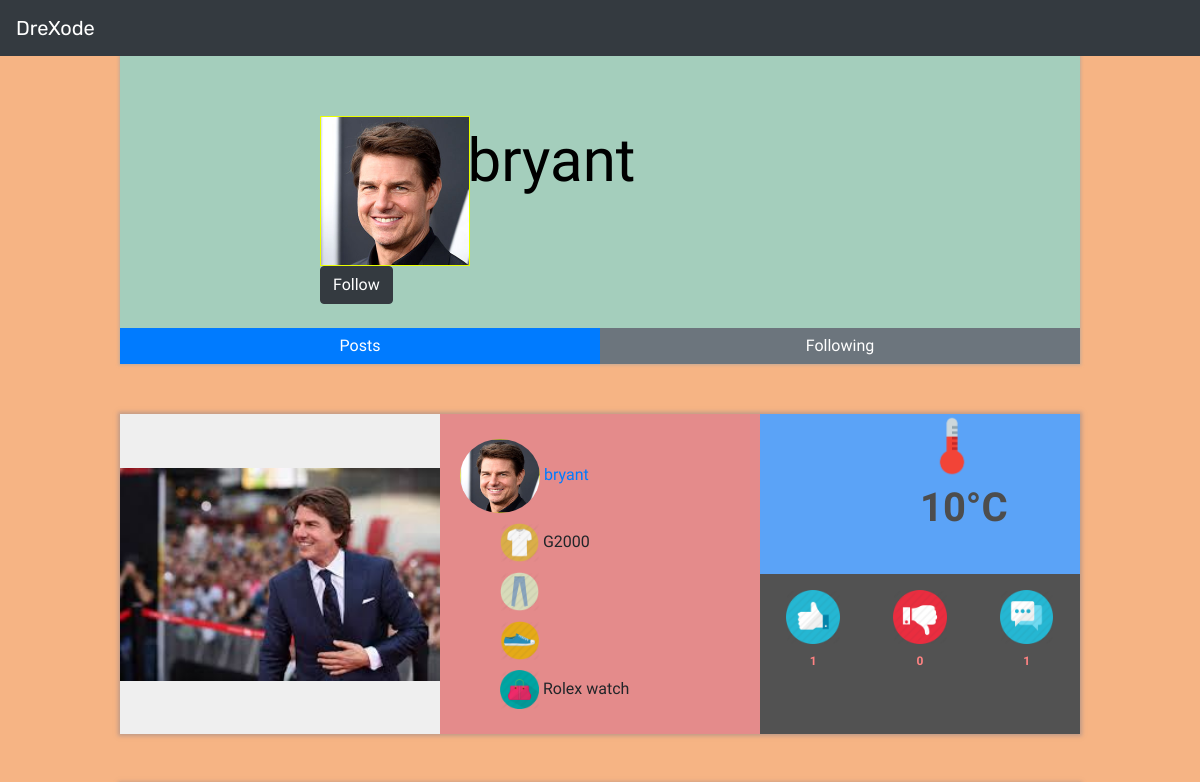
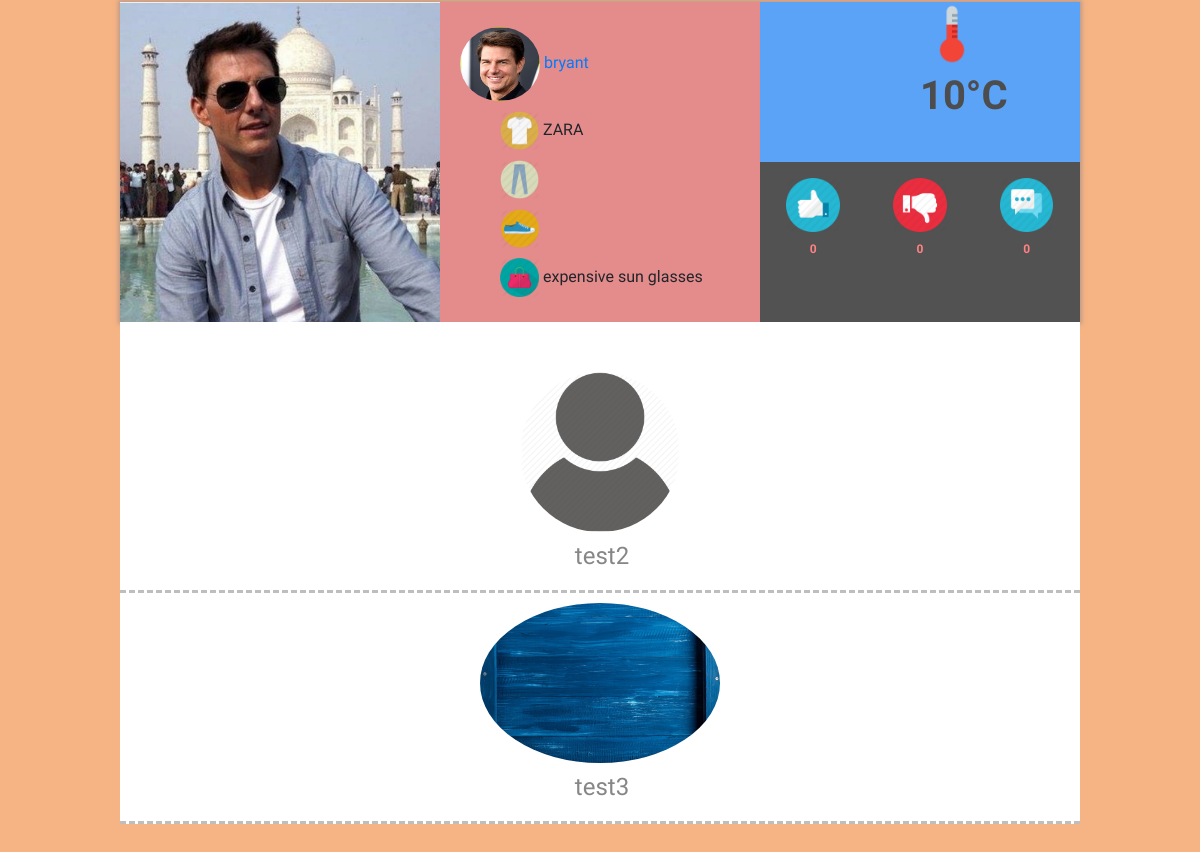
Page /profile/bryant/ on the earlier database version (2 pictures, top to bottom).
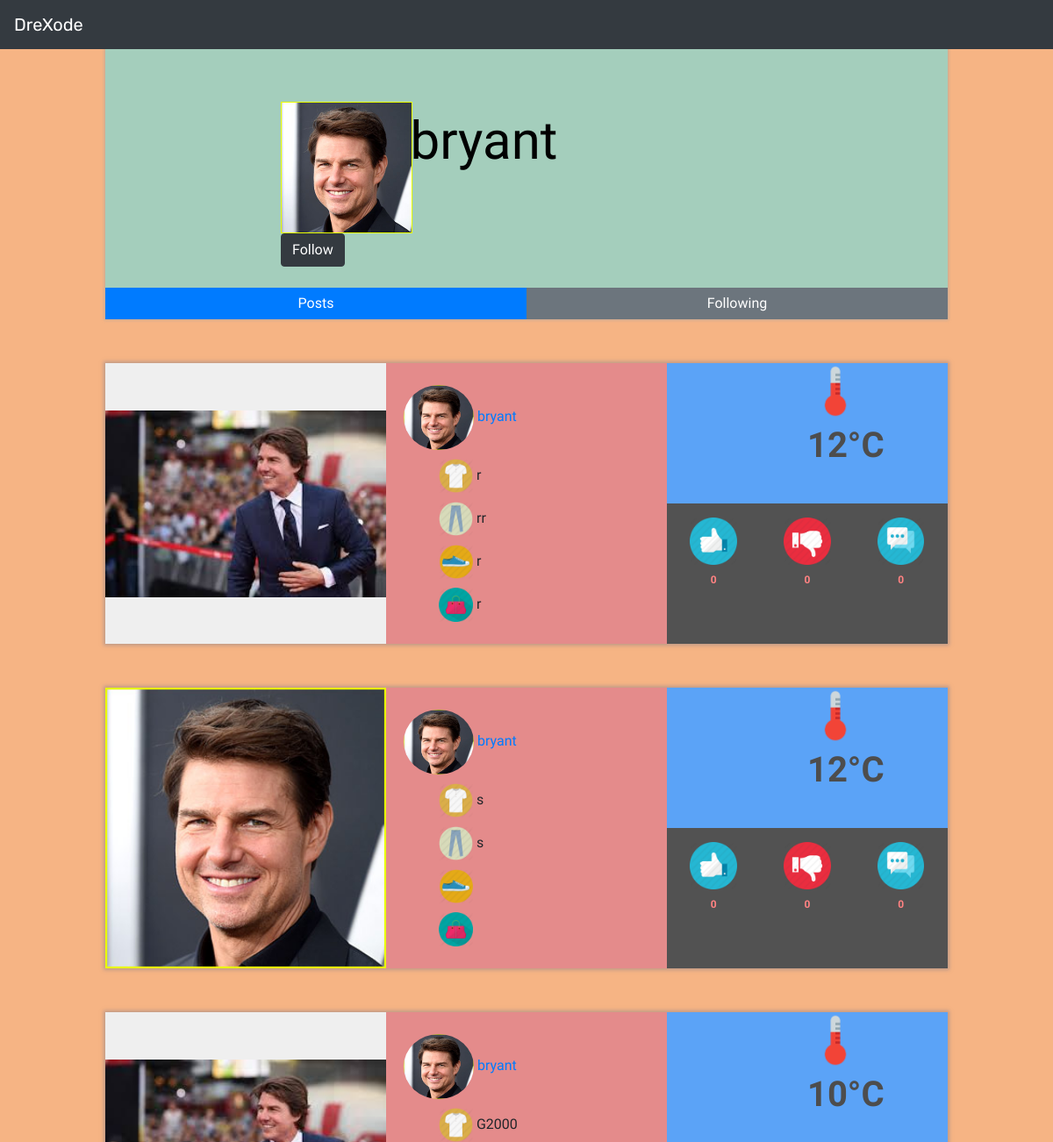
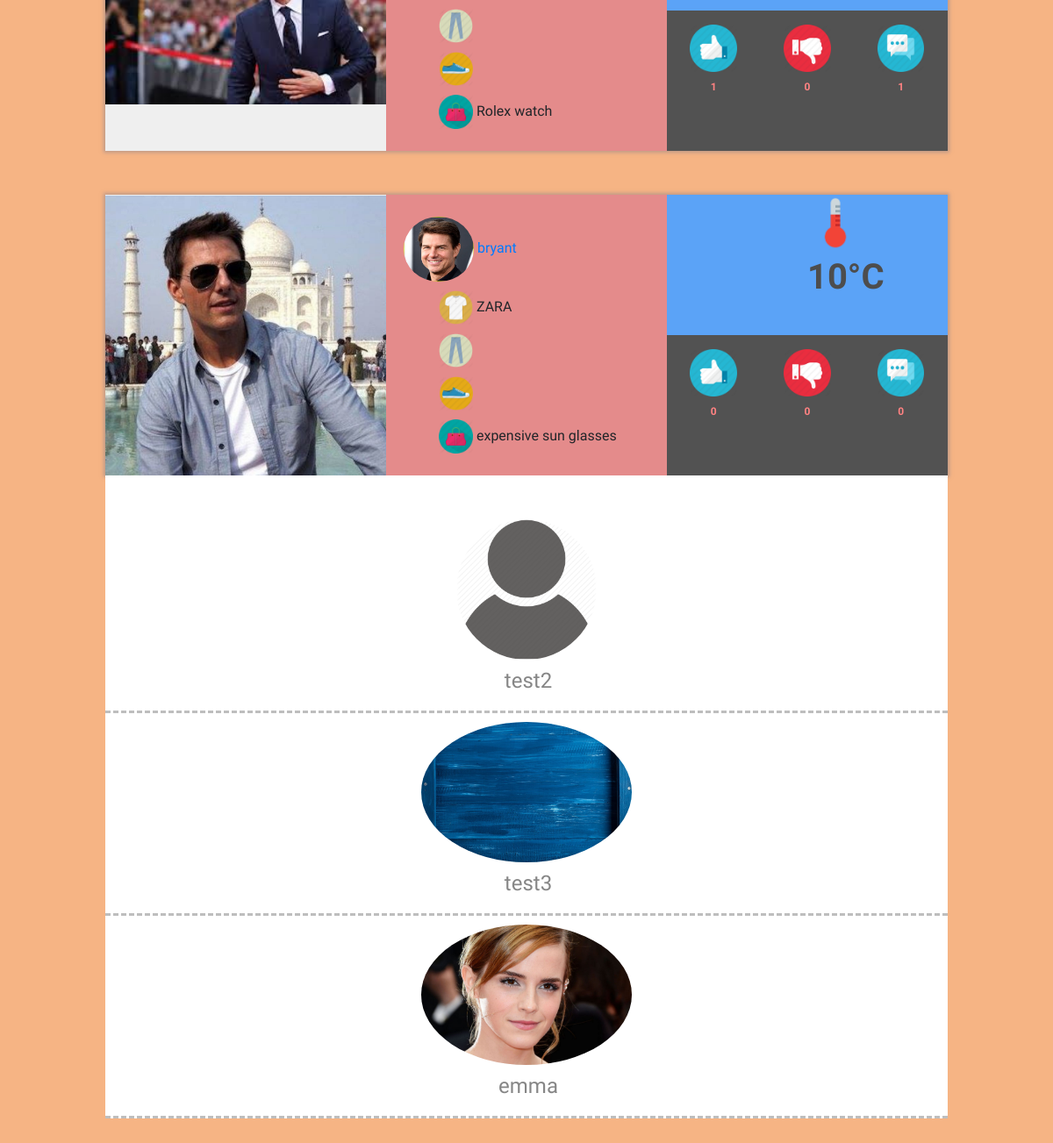
Same page on the later database version (2 pictures, top to bottom).
### posts/models.py (models this page shows)
class Post(models.Model):
    userID = models.ForeignKey(User,on_delete=models.CASCADE)
    postID = models.UUIDField(unique=True,primary_key=True, default=uuid.uuid4, editable=False)
    photo = models.FileField(upload_to='postPhoto')
    upWear = models.CharField(max_length=500)
    downWear = models.CharField(max_length=500)
    shoes = models.CharField(max_length=500)
    accessories = models.CharField(max_length=500)
    weather = models.CharField(max_length=100)
    temp = models.IntegerField()
    iconClass = models.CharField(max_length=100)
    createTime = models.DateTimeField(auto_now_add=True)
    def count_like(self):
        return Like.objects.filter(postID=self,like=True).count()
    def count_dislike(self):
        return Like.objects.filter(postID=self,like=False).count()
    def count_comment(self):
        return Comment.objects.filter(postID=self).count()

### user_profile/models.py (models this page shows)
class MyPhoto(models.Model):
    userID = models.OneToOneField(
        User, related_name='myprofile', on_delete=models.CASCADE)
    photo = models.FileField(upload_to='myPhoto', storage=OverwriteStorage())

class FollowRelation(models.Model):
    follower = models.ForeignKey(User,on_delete=models.CASCADE,related_name="follower")
    following = models.ForeignKey(User,on_delete=models.CASCADE,related_name="following")

### user_profile/views.py (the view, shortened to what this page needs)
# urls.py: path('profile/<pk>/',profile),
@page_template('post_template.html')
def profile(request, pk, template='profile.html', extra_context=None):
    authed = False
    if request.user.username == pk:
        authed = True
    userObj = User.objects.get(username=pk)
    photo_path = ''
    if bool(User.objects.get(username=pk).myprofile.photo):
        photo_path = User.objects.get(username=pk).myprofile.photo.url
    f = UploadPhotoForm()
    follows = FollowRelation.objects.filter(follower=userObj)
    print(follows)
    context = {'photo_path': photo_path, 'f': f, 'entry_list': Post.objects.filter(
        userID=userObj).order_by('-createTime'), 'authed': authed,'pk':pk,'follows':follows}
    if extra_context is not None:
        context.update(extra_context)
    return render(request, template, context)

### templates/profile.html (shortened to what this page needs)
{% extends "base.html" %} {% load static %} {% block css %}
<link href="{% static 'css/profile.css' %}" rel="stylesheet">
<link href="https://cdnjs.cloudflare.com/ajax/libs/weather-icons/2.0.9/css/weather-icons-wind.css" rel="stylesheet">
<link href="https://cdnjs.cloudflare.com/ajax/libs/weather-icons/2.0.9/css/weather-icons.min.css" rel="stylesheet">
<link href="https://fonts.googleapis.com/icon?family=Material+Icons" rel="stylesheet"> {% endblock css %} {% block content %}
<div class="container-fluid no-padding">
    <div class="bg_container">
        <div class="profile_area">
            <div class="row upper_area">
                <div class="photo col-sm-3">
                    <img src="{% if photo_path == '' %} {% static 'img/default_photo.png' %} {% else %} {{photo_path}} {% endif %}" style="max-height: 150px;max-width:150px"> {% if authed %}
                    <div class="btn btn-dark" data-toggle="modal" data-target="#uploadPhotoModal">change</div>
                    {% else %}
                    <div class="btn btn-dark followBtn" >Follow</div>
                    {% endif %}</div>
                <div class="data col-sm-8 col-offset-1">
                    <div class="name">{{pk}}</div>
                </div>
            </div>
            <div class="tab">
                <button class="btn btn-primary viewpost">Posts</button>
                <button class="btn btn-secondary viewfollow">Following</button>
            </div>
        </div>
        <div class="mypost-container">
            {% include 'post_template.html' %}
        </div>
        <div class="following-container animated fadeInUp">
            <ul class="following-ul">
                {% for follow in follows %}
                <li><a href="/profile/{{follow.following.username}}/"><div class="comment-photo"><img src="{% if follow.following.myprofile.photo %}
                    {{follow.following.myprofile.photo.url}}
                    {% else %}
                    {% static 'img/default_photo.png' %}
                    {% endif %}"></div>
                    <div class="comment-content">{{follow.following.username}}</div></a>
                </li>
                {% endfor %}
            </ul>
        </div>
    </div>
</div>
{% endblock content %}

### templates/base.html (shortened to what this page needs)
{% load static %}
<html>
<head>
    <link rel="stylesheet" href="https://maxcdn.bootstrapcdn.com/bootstrap/4.0.0-beta.3/css/bootstrap.min.css">
    <link href="{% static 'css/base.css' %}" rel="stylesheet">
    <link href="{% static 'css/animate.css' %}" rel="stylesheet"> {% block css %} {% endblock css %}
</head>
<body>
    <nav class="navbar fixed-top navbar-dark bg-dark">
        <a class="navbar-brand" href="/index">
            DreXode
        </a>
    </nav>
    {% block content %} {% endblock content %}
</body>
</html>

### templates/post_template.html (shortened to what this page needs)
{% load el_pagination_tags %}
{% load static %}
 {% for entry in entry_list %}
<div class="entry-container row animated fadeInUp" id="{{entry.postID}}">
    <div class="post-photo col-xs-12 col-md-4" style="background-image:url({{  entry.photo.url }});"></div>
    <div class="post-detail col-xs-12 col-md-4">
        <div class="post-detail-sec large-sec">
            <img class="user-photo" src="
                    {% if entry.userID.myprofile.photo %}
                    {{entry.userID.myprofile.photo.url}}
                    {% else %}
                    {% static 'img/default_photo.png' %}
                    {% endif %}
                    "></img>
                    <a href="/profile/{{entry.userID}}/"><span>{{entry.userID}}</span></a>
        </div>
        <div class="post-detail-sec">
            <img class="detail-icon" src="{% static "img/upwear.png" %}">
            <span>{{entry.upWear}}</span>
        </div>
        <div class="post-detail-sec">
            <img class="detail-icon" src="{% static "img/downwear.png" %}">
            <span>{{entry.downWear}}</span>
        </div>
        <div class="post-detail-sec">
            <img class="detail-icon" src="{% static "img/shoes.png" %}">
            <span>{{entry.shoes}}</span>
        </div>
        <div class="post-detail-sec">
            <img class="detail-icon" src="{% static "img/accessories.png" %}">
            <span>{{entry.accessories}}</span>
        </div>
    </div>
    <div class="weather-detail col-xs-12 col-md-4">
        <div>
            <div class="weather">
            </div>
            <div class="temperature">
                <img src="{% static 'img/temperature.png' %}">
                <span>{{entry.temp}}°C</span>
            </div>
        </div>
        <div class="row post-func">
            <div class="col-4">
                <a class="likeBtn"><img src='{% static "img/like.png" %}'></a>
                <div id="like-count">{{entry.count_like}}</div>
            </div>
            <div class="col-4">
                    <a class="dislikeBtn"><img src='{% static "img/dislike.png" %}'></a>
                    <div id="dislike-count">{{entry.count_dislike}}</div>
            </div>
            <div class="col-4">
                <a href="/post/{{entry.postID}}/"><img src='{% static "img/comment.png" %}'></a>
                <div id="comment-count">{{entry.count_comment}}</div>
            </div>
        </div>
    </div>
</div>
{% endfor %}

### user_profile/static/css/base.css (style rules this page uses)
.navbar-brand { font-family: 'Rubik', sans-serif; }
.no-padding { padding:0; }
body { font-family: 'Amiko',Microsoft JhengHei,serif; }

### user_profile/static/css/profile.css (style rules this page uses)
.bg_container { height: auto; width: 100%; }
.container-fluid.no-padding { min-height: 100%; background-color: rgba(238, 111, 20, 0.521); padding-top:56px; padding-bottom: 100px; }
.profile_area { margin: 0 10%; position: relative; -webkit-box-shadow: 0 0 3px 1px rgba(161, 161, 161, 0.6); box-shadow: 0 0 3px 1px rgba(161, 161, 161, 0.6); padding: 60px 200px; background-color: rgb(164, 206, 188); }
.data * { color:black; }
.data .name { font-size: 60px; }
.tab button:nth-child(1) { position: absolute; bottom: 0px; width:50%; left:0; border: none; border-radius: 0; }
.tab button:nth-child(2) { position: absolute; bottom: 0px; width:50%; right:0; border: none; border-radius: 0; }
.entry-container { background-color: white; margin:50px 0 auto auto; -webkit-box-shadow: 0 0 4px 2px rgba(140,130,140,0.5); box-shadow: 0 0 4px 2px rgba(140,130,140,0.5); }
.post-photo { height: 40vh; background-size:contain; background-repeat: no-repeat; background-position:center; background-color: #efefef; }
.post-detail { padding-top: 20px; padding-bottom: 20px; height: 40vh; background-color: #e17f7fe6; }
.user-photo { height: 100%; width:10vh; border-radius: 50%; }
.post-detail-sec { padding: 5px; height: 17.5%; margin-left: 5vh; }
.post-detail-sec.large-sec { height: 30%; margin-left:0; }
.detail-icon { height: 100%; }
.weather-detail { height: 40vh; padding: 0; }
.weather-detail>div { height: 50%; }
.weather-detail .weather,.temperature { background-color: rgb(91, 163, 247); width: 50%; height: 100%; float: left; position: relative; }
.temperature>img { max-height: 100%; max-width: 40%; }
.temperature { font-size: 5vh; color: rgb(77, 77, 77); font-weight: 800; }
.weather { text-align: center; padding: 5vh; }
.post-func { margin: 0; text-align: center; background-color: #090909b3; }
.post-func>div { height: 100%; }
.post-func img { max-width: 70%; max-height: 70%; }
.post-func img::before { content:""; height: 100%; width: 100%; background-color: #090909b3; }
.post-func>.col-4 { padding-top:2vh; }
.post-func>.col-4 >div { margin-top: 1vh; font-size: 1.5vh; color:rgb(255, 130, 130); font-weight: 700; }
.mypost-container { margin: 0 10%; }
.following-container { margin:0 10%; background-color: white; }
.following-container ul { list-style: none; padding:40px 0; padding-bottom: 0; }
.following-container ul li { padding: 10px; margin: auto; text-align: center; border-bottom: 3px dashed rgba(128, 128, 128, 0.514); }
.comment-photo { width: 30%; display: inline-block; }
.comment-photo img { max-width: 100%; max-height: 20vh; border-radius: 50%; }
.comment-content { display: inline-block; background-color: white; padding: 6px; padding-left: 10px; width: 80%; border-radius: 3px; color: rgba(77, 77, 77, 0.678); font-size: 3vh; }

Differences in the rows shown:
added Post: photo (picture), userID.photo (picture), userID "bryant", upWear "r", downWear "rr", shoes "r", accessories "r", temp "12", count_like "0", count_dislike "0", count_comment "0"
added Post: photo (picture), userID.photo (picture), userID "bryant", upWear "s", downWear "s", temp "12", count_like "0", count_dislike "0", count_comment "0"
added FollowRelation: following.photo (picture), following.username "emma"
